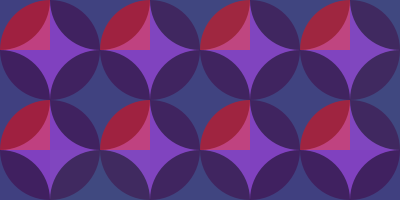
Frame 1 (no input)
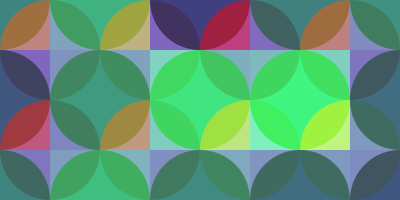
Frame 60 (the mouse pressed at the canvas centre just before this capture)
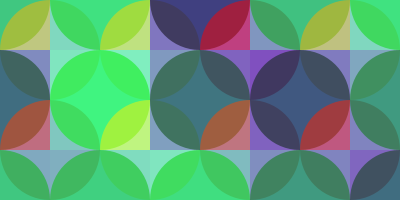
Frame 120 (the mouse held since frame 60 and released just before this capture)

The Processing sketch that drew these frames (run headless with seeded random() and noise(); from frame 60 on, the mouse is pressed at the canvas centre):

// Processing sketch: processing_166799
// ── processing_166799.pde

float[][] eColor = new float[3][5];    //円の色
float[][] speed = {{1.5, 2.5, 9.0, 7.2, 10.9}, 
                   {0.5, 2.0, 5.0, 4.0, 10.0}, 
                   {1.5, 12.0, 7.0, 1.0, 0.5}};    //円の色の変化のスピード
 
void setup() {
  size(400, 200);
  background(255);
  smooth();
  noStroke();
  fill(0);
  rectMode(CENTER);
 
  for (int y = 0; y < 3; y ++) {
    for (int x = 0; x < 5; x ++) {
      eColor[y][x] = 0;    //円の色を黒に設定
    }
  }
}
 
void draw() {
  background(255);
 
  for (int y = 0; y < 3; y ++) {
 
    for (int x = 0; x < 5; x ++) {
      eColor[y][x] += speed[y][x];    //円の色を変化させる
      //もし円の色が255を超えたか0未満になったら、方向を変える
      if (eColor[y][x] > 255 || eColor[y][x] < 0) speed[y][x] = -speed[y][x];
 
      fill(0, eColor[y][x], 255, 127);
      rect(x*100, y*100, 100, 100);    //円を描く
 
      fill(0, eColor[y][x], 0, 127);
      ellipse(x*100, y*100, 100, 100);    //円を描く
 
      fill(255, eColor[y][x], 0, 127);
      ellipse(x*100+50, y*100+50, 100, 100);    //円を描く
    }
  }
}
